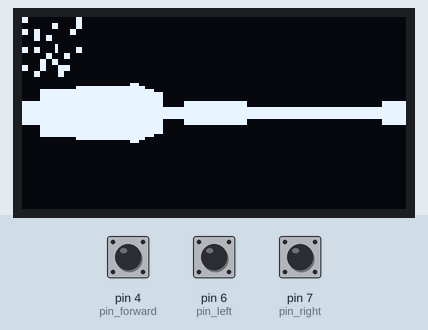
Bench run of a sketch on a simulated SparkFun Pro Micro, built with avr-gcc and run on an emulated ATmega32U4. Parts: 128×64 one-colour display. Inputs (shaded band) come from the test bench; at power-on: pin 4 (pin_forward) HIGH, pin 6 (pin_left) HIGH, pin 7 (pin_right) HIGH. Random numbers use the default seed unless the sketch sets one; what the sketch prints to the serial monitor is not drawn.

Above: at 4.9 s.
5.0 s: pin 4 (pin_forward) pulled LOW for 1.75 s
At 7.4 s:
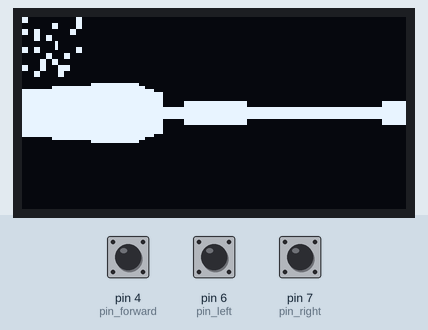
8.3 s: pin 6 (pin_left) pulled LOW for 1.75 s
At 11.8 s:
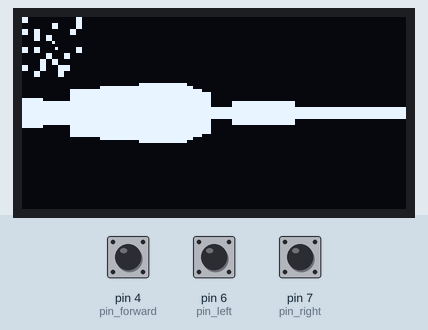
12.4 s: pin 7 (pin_right) pulled LOW for 3.2 s
At 17.6 s:
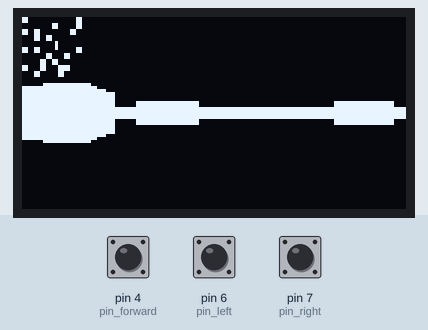
17.9 s: pin 7 (pin_right) pulled LOW for 1.75 s
At 21.2 s:
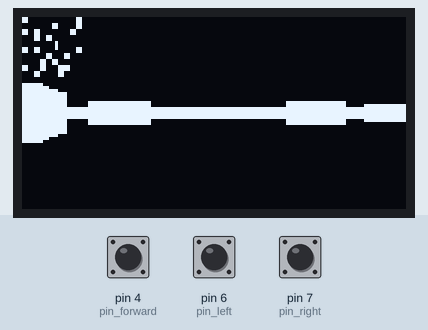
22.0 s: pin 4 (pin_forward) pulled LOW for 1.75 s
At 25.8 s:
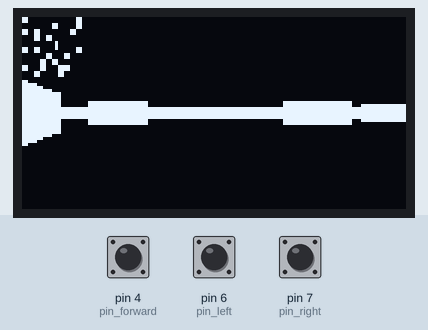
26.3 s: pin 6 (pin_left) pulled LOW for 1.75 s
At 29.3 s:
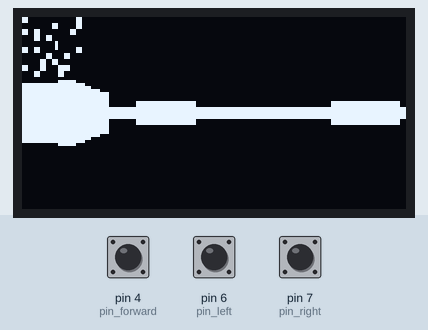
Timing chart, 0 to 30.8 s (numbered marks = the images above; inputs shaded):
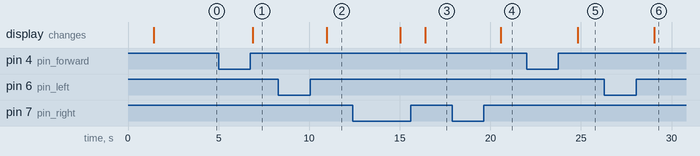

The sketch:

Tiny_RR_003.ino
```cpp
/*
  Tiny Ray Caster
  ©2015-08-16 Pete Laric / http://www.PeteLaric.com
  Ported to RetroRocket ©2021-02-11

  RetroRocket code description:
  This 3D ray casting engine was originally written in Borland
  Turbo C in the mid-1990s, then ported to Processing/Java in
  2016, and finally ported to the RetroRocket (Arduino Pro Micro
  with 1" monochrome OLED) in 2021.  The code is currently being
  optimized, to bring the frame rate up to a usable speed.  Rather
  than increment the radius of each ray according to a fixed value,
  we now compute r as a function of wall height, and iterate
  through all possible wall heights, starting at the screen height
  (small radius), and ending when the wall height reaches zero
  (large radius).  Although less intuitive to understand, this
  system is superior performance-wise, because it only scans radii
  that would result in a different wall height than the previously
  scanned radii, thereby scanning the minimum number of radii
  necessary to utilize the maximum available resolution.  This
  results in a significant frame rate increase, from one frame
  every 4-6 seconds, to several frames per second.  Further
  optimizations should allow the frame rate to increase to 20 fps
  or more, which is the goal.

  Processing code description:
  This primitive graphics engine is similar to that of the classic
  Id Software game Wolfenstein 3D.  A 2-dimensional array of blocks
  is created, then these blocks are extruded into the third
  dimension using ray casting (a primitive 3D rendering technique).
  The player is free to explore the world using WASD or arrow key
  controls, and left/right carrot keys to strafe.
*/

#include <SPI.h>
#include <Wire.h>
#include <Adafruit_GFX.h>
#include <Adafruit_SSD1306.h>

#define SCREEN_WIDTH 128 // OLED display width, in pixels
#define SCREEN_HEIGHT 64 // OLED display height, in pixels

// Declaration for an SSD1306 display connected to I2C (SDA, SCL pins)
// The pins for I2C are defined by the Wire-library.
// On an arduino UNO:       A4(SDA), A5(SCL)
// On an arduino MEGA 2560: 20(SDA), 21(SCL)
// On an arduino LEONARDO:   2(SDA),  3(SCL), ...
#define OLED_RESET     4 // Reset pin # (or -1 if sharing Arduino reset pin)
#define SCREEN_ADDRESS 0x3C ///< See datasheet for Address; 0x3D for 128x64, 0x3C for 128x32
// PETE'S NOTE: 0x3C is correct address for 128x64 OLEDs I bought on Amazon
Adafruit_SSD1306 display(SCREEN_WIDTH, SCREEN_HEIGHT, &Wire, OLED_RESET);


// TINY STUFF

// *** defines ***
#define MAP_X_DIM   10 // map dimensions
#define MAP_Y_DIM   10

// *** global variables ***

// screen settings
int screen_width = SCREEN_WIDTH,
    screen_height = SCREEN_HEIGHT,
    num_pixels = screen_width * screen_height;

// constants
const int NUM_SLIVERS = screen_width; //360;
const float FOV = 90.0; // field of view (degrees)
const float theta_inc = FOV / NUM_SLIVERS; // degrees to increment theta by
//float theta = player_bearing - (FOV / 2);
//float[] d = new float[NUM_SLIVERS];

int map_block_dim = 2; //6 is max for 128x64 with 10x10 map

// world map
float VIEW_DIST = sqrt(pow(MAP_X_DIM, 2) + pow(MAP_Y_DIM, 2));
char my_map[MAP_X_DIM][MAP_Y_DIM]; // create map ARDUINO
//char[][] map = new char[MAP_X_DIM][MAP_Y_DIM]; // create map PROCESSING
//color[] wall_color_map = new color[16]; // wall color array

// player info
float player_x = MAP_X_DIM / 2.0 + 0.5,
      player_y = MAP_Y_DIM / 2.0 + 0.5,
      player_xv = 0, // velocity
      player_yv = 0,
      player_bearing = 270,
      player_turn_speed = 11.25, //11.25, // degrees per turn step
      player_walk_speed = 0.1; //0.1; // map units per walk step

// drawing
char stroke_color = 1;
char fill_color = 1;

// control
int pin_left = 6,
    pin_right = 7,
    pin_forward = 4;


// TINY STUFF

void step_forward(float distance)
{
  float theta_radians = player_bearing * PI / 180.0; // convert
  float delta_x = distance * cos(theta_radians);
  float delta_y = distance * sin(theta_radians);
//  player_xv = delta_x; // momentum-based
//  player_yv = delta_y;
  float player_x_new = player_x + delta_x;
  float player_y_new = player_y + delta_y;
  if (my_map[(int)player_x_new][(int)player_y_new] == 0 &&
      player_x_new > 0 &&
      player_y_new > 0 &&
      player_x_new < MAP_X_DIM &&
      player_y_new < MAP_Y_DIM)
  {
    // the coast is clear!
    player_x += delta_x; // position-based
    player_y += delta_y;
  }
  else
  {
    // you can't walk through a wall!
    Serial.println("Attempting to walk through wall... I can't do it!");
  }
}

void step_backward(float distance)
{
  step_forward(-distance);
}

void turn_left(float speed)
{
  player_bearing -= speed;
}

void turn_right(float speed)
{
  player_bearing += speed;
}

void strafe_left(float distance)
{
  turn_left(90);
  step_forward(distance);
  turn_right(90);
}

void strafe_right(float distance)
{
  turn_right(90);
  step_forward(distance);
  turn_left(90);
}


void clear_map()
{
  for (int y = 0; y < MAP_Y_DIM; y++)
  {
    for (int x = 0; x < MAP_X_DIM; x++)
    {
      my_map[x][y] = 0;
    }
  }
}

void randomize_map(int density)
{
  for (int y = 0; y < MAP_Y_DIM; y++)
  {
    for (int x = 0; x < MAP_X_DIM; x++)
    {
      if (random(100) < density)
        my_map[x][y] = 1;
        //my_map[x][y] = (char)(random(12) + 3);
      else
        my_map[x][y] = 0;
    }
  }
  // clear spot for player
  my_map[(int)player_x][(int)player_y] = 0;
}

void print_map()
{
  for (int y = 0; y < MAP_Y_DIM; y++)
  {
    for (int x = 0; x < MAP_X_DIM; x++)
    {
      if (my_map[x][y] != 0)
      {
        Serial.print((int)my_map[x][y], 1);
      }
      else
      {
        Serial.print(".");
      }
    }
    Serial.println();
  }
}

void draw_map()
{
  int c;
  for (int y = 0; y < MAP_Y_DIM; y++)
  {
    for (int x = 0; x < MAP_X_DIM; x++)
    {
      //c = 1; //wall_color_map[(int)my_map[x][y]];
      c = my_map[x][y];
      int x1 = x * map_block_dim,
          y1 = y * map_block_dim,
          x2 = (x + 1) * map_block_dim,
          y2 = (y + 1) * map_block_dim;
      //noStroke();
      //fill(c);
      fill_color = c;
      pete_rect(x1, y1, x2, y2);
    }
  }

  // show player pos on map
  int display_player_x = (int)(player_x * map_block_dim),
      display_player_y = (int)(player_y * map_block_dim);
  c = 1; //wall_color_map[15];
  stroke_color = c;
  float look_dist = 2; // length of line representing player's line of sight
  float player_look_x = display_player_x + look_dist * cos(player_bearing * PI / 180),
        player_look_y = display_player_y + look_dist * sin(player_bearing * PI / 180);
  pete_line(display_player_x, display_player_y, (int)player_look_x, (int)player_look_y);
  put_pixel(display_player_x, display_player_y, c);
}

void pete_rect(int x1, int y1, int x2, int y2)
{
  int c = fill_color;
  for (int y = y1; y < y2; y++)
  {
    for (int x = x1; x < x2; x++)
    {
      put_pixel(x, y, c);
    }
  }
}

void pete_line(int x1, int y1, int x2, int y2)
{
  // x2 must >= x1
  if (x2 < x1)
  {
    int temp = x1; // swap 'em
    x1 = x2;
    x2 = temp;
    // also swap y's!
    temp = y1;
    y1 = y2;
    y2 = temp;
  }
  int c = stroke_color; //g.strokeColor;
  float x_dist = (float)x2 - (float)x1,
        y_dist = (float)y2 - (float)y1;
  if (x1 != x2) // non-vertical line
  {
    float m = y_dist / x_dist; // slope = rise over run
    //m = 2;
    // y = m * x + b
    // b = y - m * x
    float b = y1 - m * x1;
    for (int x = x1; x < x2; x++)
    {
      float y = m * x + b;
      put_pixel((int)x, (int)y, c);
    }
  }
  else // vertical line
  {
    float x = x1;
    float y_start,
          y_end;
    if (y1 < y2)
    {
      y_start = y1;
      y_end = y2;
    }
    else
    {
      y_start = y2;
      y_end = y1;
    }
    for (float y = y_start; y < y_end; y++)
    {
      put_pixel((int)x, (int)y, c);
    }
  }
}

void draw_map_small()
{
  for (int y = 0; y < MAP_Y_DIM; y++)
  {
    for (int x = 0; x < MAP_X_DIM; x++)
    {
      int c; //color c;
      //if (my_map[x][y] != 0)
      //{
        c = my_map[x][y]; //wall_color_map[(int)my_map[x][y]];
      //}
      //else
      put_pixel(x, y, c);
    }
  }
}


void put_pixel(int x, int y, int c)
{
//  int i = y * screen_width + x;
//  if (i >= 0 && i < num_pixels)
//    pixels[i] = c;
  if (c > 0)
    display.drawPixel(x, y, SSD1306_WHITE);
  else
    display.drawPixel(x, y, SSD1306_BLACK);
}


void ray_cast()
{
  float theta = player_bearing - (FOV / 2);
  float d[NUM_SLIVERS];

  for (int sliver = 0; sliver < NUM_SLIVERS; sliver++)
  {
    //float r_inc = 0.001; // amount to increment r by
    //for (float r = 0.01; r < VIEW_DIST; r += r_inc)
    for (float wall_height = screen_height; wall_height > 0; wall_height-=2)
    {
      float k = 0.5;
      float r = (k * screen_height) / wall_height;
      float theta_radians = theta * PI / 180.0; // convert
      float x = player_x + r * cos(theta_radians);
      float y = player_y + r * sin(theta_radians);
      // ensure we're within bounds before trying to access map
      if (x < 0 || y < 0 || x >= MAP_X_DIM || y >= MAP_Y_DIM
          || my_map[(int)x][(int)y] != 0)
      {
        d[sliver] = r;
        //float wall_height = 0.5 * screen_height / r;
        //if (wall_height > screen_height) wall_height = screen_height;
        int wall_code;
        if (x < 0 || y < 0 || x >= MAP_X_DIM || y >= MAP_Y_DIM)
          wall_code = 4; // out of bounds
        else wall_code = (int)my_map[(int)x][(int)y];
        int wall_color = 1; //wall_color_map[wall_code];
        render_sliver(sliver, wall_height, wall_color);
        break;
      }
      //r_inc *= 1.007;
    }
    theta += theta_inc;
  }
}


void render_sliver(int x, float wall_height, int wall_color)
{
  float screen_middle_y = screen_height / 2.0;
  float half_wall_height = wall_height / 2.0;
  float sliver_y1 = screen_middle_y - half_wall_height,
        sliver_y2 = screen_middle_y + half_wall_height;
  float wall_shade = (wall_height / screen_height);
  //if (wall_shade > 1) wall_shade = 1;
  wall_color = 1; //wall_shade;
  //put_pixel(x, screen_middle_y - half_wall_height, wall_color); // top of wall
  //put_pixel(x, screen_middle_y + half_wall_height, wall_color); // bottom of wall
  stroke_color = wall_color;
  pete_line(x, screen_middle_y - half_wall_height, x, screen_middle_y + half_wall_height);
  /*
  for (int y = 0; y < screen_height; y++)
  {
    float sky_shade = (abs(y - screen_middle_y) / screen_height) * 255;
    int sky_color = sky_shade; //color(0, 0, sky_shade);
    float ground_shade = (abs(y - screen_middle_y) / screen_height) * 255;
    int ground_color = ground_shade; //color(0, ground_shade, 0);
    if (y < screen_middle_y - half_wall_height) // sky
      put_pixel(x, y, sky_color);
    else if (y > screen_middle_y + half_wall_height) // ground
      put_pixel(x, y, ground_color);
    else
      put_pixel(x, y, wall_color); // wall
  }
  */
}


void move_randomly()
{
  int r = random(0, 4);
  switch (r)
  {
    case 0:
      Serial.println("TURNING LEFT");
      turn_left(player_turn_speed);
      break;
    case 1:
      Serial.println("TURNING RIGHT");
      turn_right(player_turn_speed);
      break;
    case 2:
      Serial.println("STEPPING FORWARD");
      step_forward(player_walk_speed);
      break;
    case 3:
      Serial.println("STEPPING BACKWARD");
      step_backward(player_walk_speed);
      break;
  }
}


void setup()
{
  Serial.begin(9600);

  // SSD1306_SWITCHCAPVCC = generate display voltage from 3.3V internally
  if(!display.begin(SSD1306_SWITCHCAPVCC, SCREEN_ADDRESS)) {
    Serial.println(F("SSD1306 allocation failed"));
    for(;;); // Don't proceed, loop forever
  }

  // TINY STUFF

  randomSeed(1); // seed the PRNG for repeatable behavior

  clear_map();
  randomize_map(17);
  print_map();

  // pin modes
  pinMode(pin_left, INPUT_PULLUP);
  pinMode(pin_right, INPUT_PULLUP);
  pinMode(pin_forward, INPUT_PULLUP);

}


void loop()
{
  display.clearDisplay();

  // TINY STUFF
  ray_cast();
  draw_map();
  //draw_map_small();

  display.display();

  // momentum-based motion
//  player_x += player_xv;
//  player_y += player_yv;
//  player_xv *= 0.9; // player velocity decay
//  player_yv *= 0.9;

  // button control
  if (!digitalRead(pin_forward))
    step_forward(player_walk_speed);
  if (!digitalRead(pin_left))
    turn_left(player_turn_speed);
  if (!digitalRead(pin_right))
    turn_right(player_turn_speed);

  //move_randomly();


  //step_forward(1);
  //turn_left(player_turn_speed);

}
```

Measured:
- after the input at 5.0 s, the display: changes after 1.9 s (image 1)
- after the input at 8.3 s, the display: changes after 2.7 s (image 2)
- after the input at 12.4 s, the display: first changes after 2.6 s (image 3 shows a later state)
- after the input at 17.9 s, the display: changes after 2.7 s (image 4)
- after the input at 22.0 s, the display: changes after 2.8 s (image 5)
- after the input at 26.3 s, the display: changes after 2.7 s (image 6)
